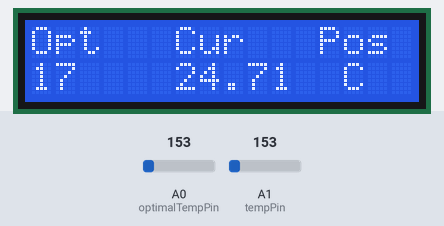
Bench run of a sketch on a simulated Arduino Uno, built with avr-gcc and run on an emulated ATmega328P. Parts: 16×2 character LCD. The inputs (shaded band) are chosen by the test bench; at power-on: A1 (tempPin) = 153, A0 (optimalTempPin) = 153. No radio packets arrive unless stated.

Above: at 1.2 s.
1.3 s: A1 (tempPin) set to 143
At 3.0 s:
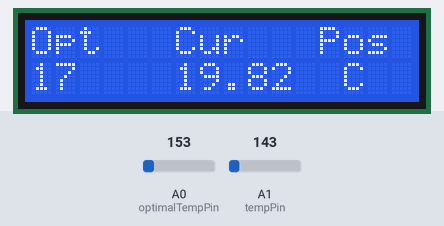
3.5 s: A1 (tempPin) set to 129
At 5.1 s:
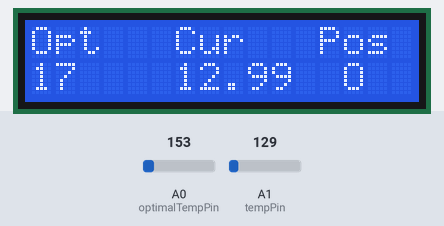
5.5 s: A0 (optimalTempPin) set to 114
At 7.2 s:
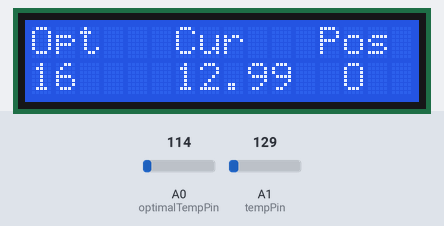
7.5 s: A0 (optimalTempPin) set to 221
9.5 s: A1 (tempPin) set to 133
At 11.2 s:
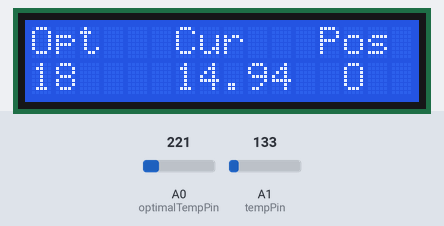
11.5 s: A0 (optimalTempPin) set to 191
At 13.4 s:
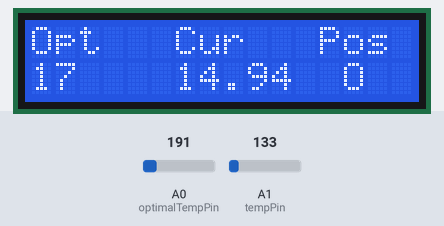
Timing chart, 0 to 14.5 s (numbered marks = the images above; inputs shaded):
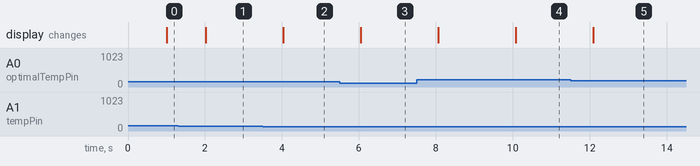

The sketch:

comp_2130_base.ino
```cpp
#include <SPI.h>
#include <nRF24L01.h>
#include <RF24.h>

#include <LiquidCrystal.h>

//  IO pins for Transceiver
#define CE_PIN   9
#define CSN_PIN 10

//  Define the transmit pipe
const uint64_t pipe = 0xE8E8F0F0E1LL;

//  Create a Radio
RF24 radio(CE_PIN, CSN_PIN);

//  Potentiometer pins
int optimalTempPin = 0;
int optimalTempVal = 0;

//  Temperature sensor pins
int tempPin = 1;
float tempVal = 0;

//  Define messages to send
//  Note: 'open' and 'close' are reserved words
char open_[6] = "open";
char close_[6] = "close";
char *prevMessage = open_;  //  Open by default

//  Create LCD Driver
LiquidCrystal lcd(8, 7, 6, 5, 4, 3);

//  Time stamp for updating LCD
unsigned long watch = 0;

void setup()
{
  lcd.begin(16, 2);
  lcd.print("Starting...");

  radio.begin();
  radio.openWritingPipe(pipe);
}

void loop()
{
  //  Read user optimal temp input and map to appropriate room temperatures
  optimalTempVal = analogRead(optimalTempPin);
  optimalTempVal = map(optimalTempVal, 0, 1023, 15, 31);

  //  Read current temperature from sensor
  tempVal = analogRead(tempPin);
  //  Convert reading to degrees C
  tempVal = (tempVal * 5.0 / 1024.0 - 0.5) * 100;

  if (tempVal < optimalTempVal - 1) {
    radio.write(open_, sizeof(open_));
    prevMessage = open_;
  } else if(tempVal > optimalTempVal + 1) {
    radio.write(close_, sizeof(close_));
    prevMessage = close_;
  } else {
    radio.write(prevMessage, sizeof(prevMessage));
  }

  //  Arduino isn't powerful enought to update the lcd
  //  and send the command on each loop. This makes it
  //  so the LCD only updates one a second
  if (millis() - watch > 1000) {
    lcd.clear();
    lcd.print("Opt   Cur   Pos ");
    lcd.setCursor(0, 1);
    lcd.print(optimalTempVal);
    lcd.setCursor(6, 1);
    lcd.print(tempVal);
    lcd.setCursor(13, 1);
    lcd.print(strcmp(prevMessage, "open") == 0 ? "O" : "C");
    watch = millis();
  }
}
```

Measured:
- the behaviour switches between 136 and 135 on A1 (tempPin) (found by bisection; images 1 and 2)
- after the input at 1.3 s, the display: changes after 0.72 s (image 1)
- after the input at 3.5 s, the display: changes after 0.53 s (image 2)
- after the input at 5.5 s, the display: changes after 0.55 s (image 3)
- after the input at 9.5 s, the display: changes after 0.58 s (image 4)
- after the input at 11.5 s, the display: changes after 0.59 s (image 5)
